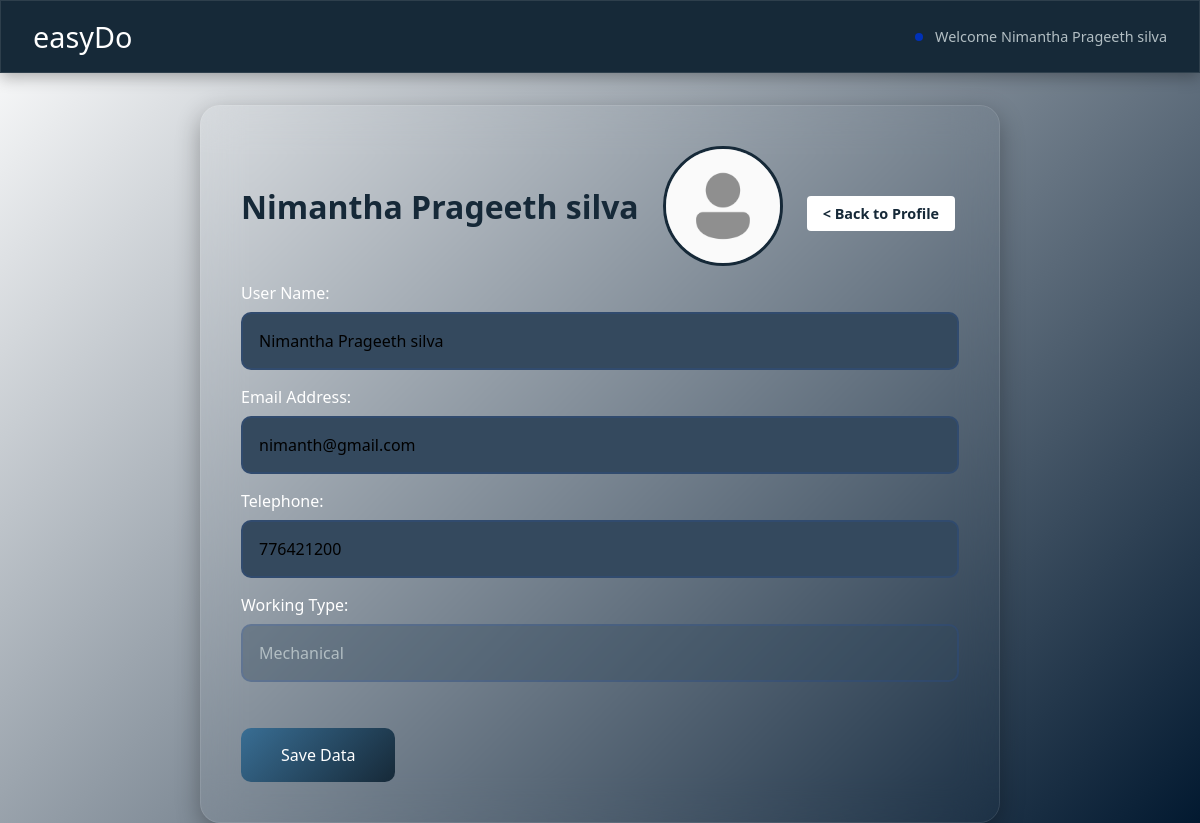
Page /modify-mechanical.php?user_id=2 (signed in) on the committed database.
### tables this page shows
CREATE TABLE `workers` (
  `id` int(100) NOT NULL,
  `user_name` varchar(50) NOT NULL,
  `nic` int(10) NOT NULL,
  `email` varchar(50) NOT NULL,
  `tel_num` int(10) NOT NULL,
  `work_type` varchar(40) NOT NULL,
  `password` varchar(40) NOT NULL,
  `last_login` datetime NOT NULL,
  `is_deleted` tinyint(1) NOT NULL
);

### modify-mechanical.php (the view, shortened to what this page needs)
<?php
require_once('includes/connection.php');
$user_id = '';
$user_name = '';
$email = '';
$tel_num = '';
$work_type = '';
if (isset($_GET['user_id'])) {
    $user_id = mysqli_real_escape_string($connection, $_GET['user_id']);
    $query = "SELECT * FROM workers WHERE id = {$user_id} LIMIT 1";
    $result_set = mysqli_query($connection, $query);
    if($result_set){
        if(mysqli_num_rows($result_set) == 1){
            $result = mysqli_fetch_assoc($result_set);
            $user_name  = $result['user_name'];
            $email      = $result['email'];
            $tel_num    = $result['tel_num'];
            $work_type  = $result['work_type'];
        }else{
            header('Location: mechanical.php?err=user_not_found');
        }
    }else{
        header('Location: mechanical.php?err=query_fieled');
    }
}
?>
<!DOCTYPE html>
<html lang="en">
<head>
    <link rel="stylesheet" href="css/modify.css">
</head>
<body>
    <header>
        <div class="appname"><h2>easyDo</h2></div>
        <div class="loggedin">Welcome <?php echo $_SESSION['user_name']; ?></div>
    </header>
    <main>
        <h1><?php echo htmlspecialchars($user_name); ?>
        <div class="pic">
    <img src="images/icon.png" class="pimg"></div>
    <span><a href="profile-mechanical.php?user_id= <?php echo $user_id; ?>">< Back to Profile</a></span></h1>
        <form action="modify-mechanical.php" method="post" class="userform">
            <p>
                <label for="">User Name:</label>
                <input type="text" name="user_name" value="<?php echo htmlspecialchars($user_name); ?>">
            </p>
            <p>
                <label for="">Email Address:</label>
                <input type="email" name="email" value="<?php echo htmlspecialchars($email); ?>">
            </p>
            <p>
                <label for="">Telephone:</label>
                <input type="text" name="tel_num" value="<?php echo htmlspecialchars($tel_num); ?>">
            </p>
            <p>
                <label for="">Working Type:</label>
                <input type="text" name="work_type" value="<?php echo htmlspecialchars($work_type); ?>" disabled>
            </p>
            <p>
                <label for="">&nbsp;</label>
                <button type="submit" name="submit">Save Data</button>
            </p>
        </form>
    </main>
</body>
</html>

### css/modify.css (style rules this page uses)
* { margin: 0; padding: 0; box-sizing: border-box; font-family: 'Poppins', 'Segoe UI', sans-serif; }
body { background: linear-gradient(135deg, #ffffff 0%, #021930 100%); min-height: 100vh; color: #e0e0e0; }
header { background: #162938; padding: 1rem 2rem; box-shadow: 0 4px 15px rgba(0, 0, 0, 0.3); display: flex; justify-content: space-between; align-items: center; margin-bottom: 2rem; border: 1px solid rgba(255, 255, 255, 0.1); }
.appname h2 { color: #ffffff; font-size: 1.8rem; font-weight: 500; }
.loggedin { color: #b2bec3; font-size: 0.9rem; position: relative; padding-left: 20px; }
.loggedin::before { content: ''; position: absolute; left: 0; top: 50%; width: 8px; height: 8px; background: #0031b8; border-radius: 50%; transform: translateY(-50%); }
main { backdrop-filter: blur(20px); background: transparent; border-radius: 20px; padding: 2.5rem; box-shadow: 0 8px 25px rgba(0, 0, 0, 0.3); max-width: 800px; max-height:750px; margin: 0 auto; border: 1px solid rgba(255, 255, 255, 0.1); }
main h1 { display: flex; align-items: center; gap: 1.5rem; margin-bottom: 1rem; color: #162938; font-size: 2rem; }
.pic { width: 120px; height: 120px; border-radius: 50%; overflow: hidden; border: 3px solid #162938; position: relative; transition: transform 0.3s ease; }
.pimg { width: 100%; height: 100%; object-fit: cover; transition: filter 0.3s ease; }
.userform { display: flex; flex-direction: column; gap: 1rem; }
.userform p { display: flex; flex-direction: column; gap: 0.5rem; position: relative; }
label { color: #ffffff; font-size: 1rem; transition: color 0.3s ease; }
input[type="text"], input[type="email"] { padding: 1rem; background: #34495e; border: 2px solid rgba(23, 94, 248, 0.1); border-radius: 10px; font-size: 1rem; color: #000000; transition: all 0.3s ease; }
button[type="submit"] { background: linear-gradient(135deg, #396e94 0%, #162938 100%); color: white; border: none; padding: 1rem 2.5rem; border-radius: 10px; font-size: 1rem; cursor: pointer; transition: all 0.3s ease; align-self: flex-start; position: relative; overflow: hidden; }
button[type="submit"]::before { content: ''; position: absolute; top: 0; left: -100%; width: 100%; height: 100%; background: linear-gradient( 90deg, transparent, rgba(255, 255, 255, 0.2), transparent ); transition: 0.5s; }
a { font-size: 0.9rem; color: #162938; text-decoration: none; padding: 0.5rem 1rem; border-radius: 4px; background-color: #ffffff; text-decoration: none; transition: all 0.3s ease; position: relative; }
input[disabled] { background: rgba(52, 73, 94, 0.4); cursor: not-allowed; color: #b2bec3; }

### rows in the picture
workers: user_name "Nimantha Prageeth silva", email "nimanth@gmail.com", tel_num "776421200", work_type "Mechanical"

### other values in the picture
$_SESSION['user_name'] "Nimantha Prageeth silva"
